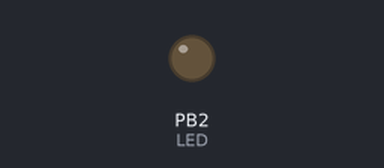
Recording of a program running on a simulated ATmega328P, built with avr-gcc and emulated at 16 MHz. Parts: output pins drawn as LEDs (lit = HIGH). Dashed ring = blinking.

Above: at 0.3 s.
At 2.3 s:
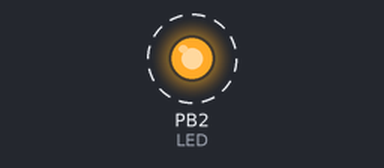
Timing chart, 0 to 3.0 s (numbered marks = the images above):
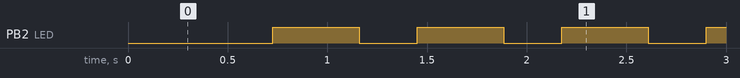

The program:

main.c
```c
/*
 * GPIOs_Part1_C.c
 *
 * Created: 3/2/2019 4:46:15 PM
 * Author : Benjamin Johnson
  * Student #: 5003284489
  * Email: johnsb18@unlv.nevada.edu
  */

  #define F_CPU 16000000UL

  #include <avr/io.h>
  #include <util/delay.h>


int main(void)
{
    DDRB |= (1<<2);		// set PORTB.2 for output

    while (1)
    {
		_delay_ms(435);		// delay for 60% DC
		PORTB &= ~(1<<2);	// set LED on
		_delay_ms(290);		// delay for remaining 40%
		PORTB |= (1<<2);	// set LED off
    }
}
```

Measured:
- by itself, PB2 (LED): alternates HIGH for 0.43 s and LOW for 0.29 s
